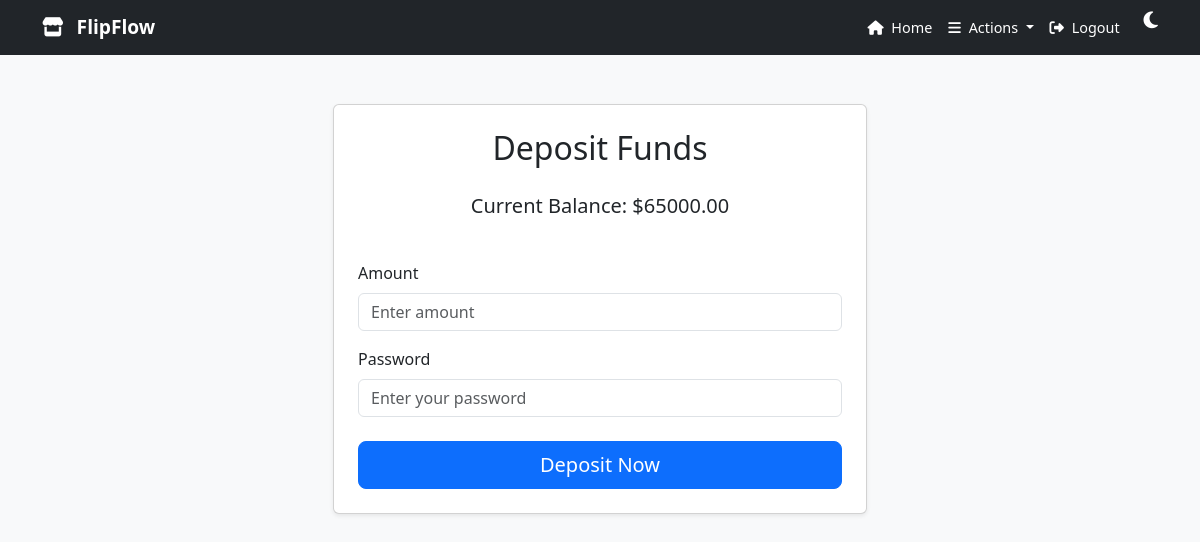
The app's page /Market/deposit/ (signed in), older data.
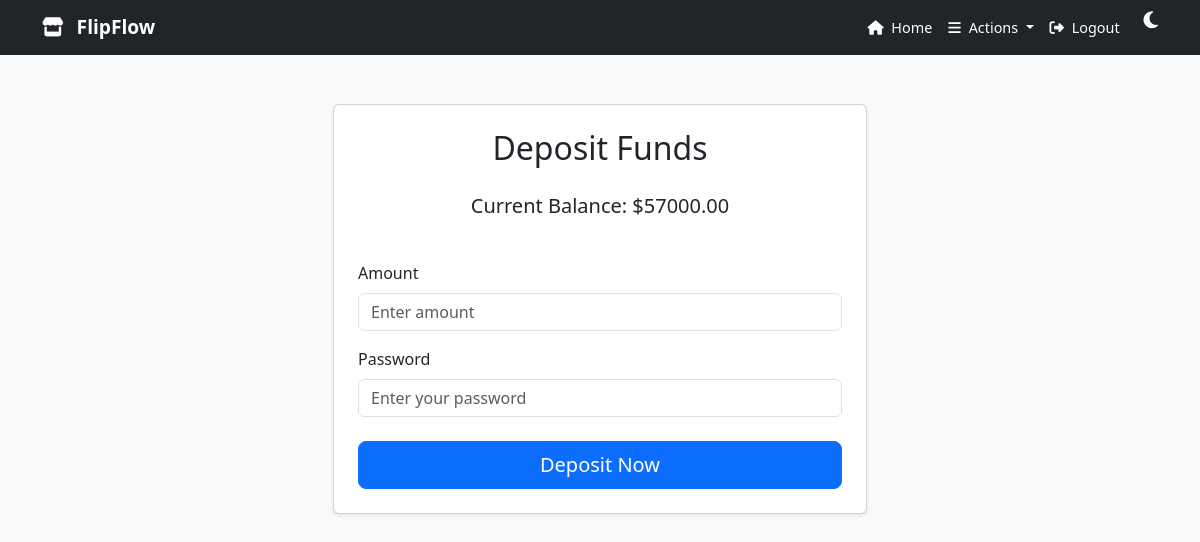
The same page, newer data.
### accounts/models.py (models this page shows, shortened)
class Profile(models.Model):
    user = models.OneToOneField(User, on_delete=models.CASCADE)
    img = models.ImageField(upload_to=custom_upload_to,blank=True,null=True)
    balance=models.DecimalField(max_digits=15,default=0, decimal_places=2, verbose_name="balance")
    slug = models.SlugField(blank=True,null=True)
    bio = models.TextField(blank=True)
    country = CountryField(blank=True)
    address = models.CharField(blank=True, max_length=100)
    birth_date = models.DateField(null=True, blank=True)
    joindate = models.DateTimeField(blank=True, default=datetime.datetime.now)
    class Meta:
        verbose_name = 'Profile'
        verbose_name_plural = 'Profiles'

### Market/views.py (the view)
# urls.py: path('deposit/',views.deposit,name='deposit'),
@login_required
def deposit(request):
    profile = Profile.objects.get(user=request.user)  # Get the logged-in user's profile
    if request.method == 'POST':
        depositform = DepositForm(request.POST)
        if depositform.is_valid():
            password = depositform.cleaned_data['password']
            user = authenticate(username=request.user.username, password=password)
            if user:  # If authentication is successful
                deposit_amount = depositform.cleaned_data['amount']
                transaction = Transaction(
                    user_from=request.user,
                    user_to=request.user,  # Since it's a deposit, from_user and to_user are the same
                    transaction_type='deposit',
                    amount=deposit_amount,
                    from_approve=True,
                    to_approve=True,
                    )
                transaction.save()
                messages.success(request, "Deposit successful!")
                return redirect('/accounts/profile')  # Redirect to the profile page
            else:
                messages.error(request, "Incorrect password. Please try again.")
        else:
            messages.error(request, "Invalid form data. Please check your input.")
    else:
        depositform = DepositForm()
    return render(request, 'deposit.html', {'profile':profile,'depositform': depositform})

### Market/forms.py
class DepositForm(forms.Form):
    amount = forms.DecimalField(
        max_digits=10, decimal_places=2,
        label="Amount",
        widget=forms.NumberInput(attrs={'class': 'form-control', 'placeholder': 'Enter amount'})
    )
    password = forms.CharField(
        widget=forms.PasswordInput(attrs={'class': 'form-control', 'placeholder': 'Enter your password'}),
        label="Password"
    )

### Market/templates/deposit.html (shortened to what this page needs)
{% extends "base.html" %}
{% load static %}
{% load bootstrap4 %}
{% block body %}
<main class="mt-5">
  <div class="container">
    <div class="row justify-content-center">
      <div class="col-lg-6 col-md-8">
        <div class="card shadow-sm p-4">
          <h2 class="text-center mb-4">Deposit Funds</h2>
          <div class="mb-4 text-center">
            <p class="lead"><strong>Current Balance:</strong> ${{ profile.balance|safe }}</p>
          </div>
          <form method="post" enctype="multipart/form-data" class="needs-validation" novalidate>
            {% bootstrap_form depositform %}
            <div class="d-grid gap-2 mt-4">
              <button type="submit" class="btn btn-primary btn-lg">Deposit Now</button>
            </div>
          </form>
        </div>
      </div>
    </div>
  </div>
</main>
{% endblock body %}

Row changes from the older to the newer data that the page shows:
changed Profile: balance "65000.00" → "57000.00"
